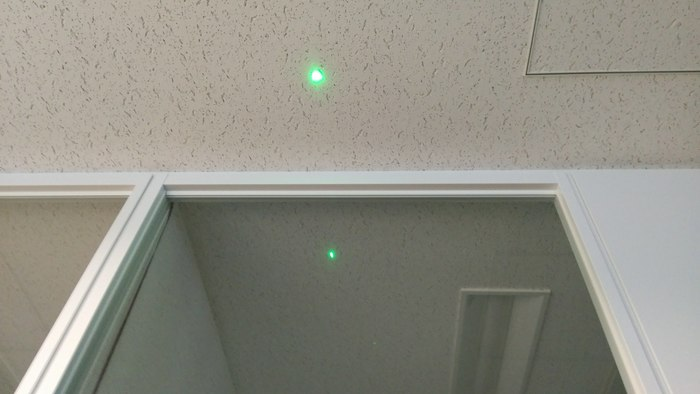
#> input picture testFiles/labelTest.jpg, 700 x 394 px
$ python labelTest.py
#> lines starting #> are read from the running program, lines starting #| are printed output that depends on the picture; after the words box and inside, x2 and y2 are one past the last pixel; in counts of white or black regions, pixels touching at a corner belong together
import numpy as np
import cv2


img = cv2.imread("labelTest.jpg")
#> img is the input picture: shape (394, 700, 3); mean B, G, R 132.6, 142.4, 143.8

hsv = cv2.cvtColor(img,cv2.COLOR_BGR2HSV)
#> hsv: shape (394, 700, 3); mean H, S, V 34.7, 25, 145.8

lo = np.array([50,100,100])
up = np.array([140,255,255])
mask = cv2.inRange(hsv,lo,up)
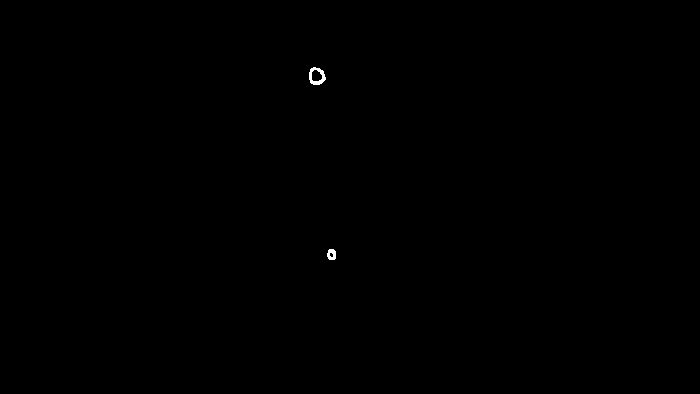
#> mask: shape (394, 700); 0.08% white; 2 white regions, box (x1, y1, x2, y2) and area: (309, 67, 326, 85) 151, (327, 249, 336, 260) 76
col = cv2.bitwise_and(img,img,mask=mask)

la, la2, la3, la4 = cv2.connectedComponentsWithStats(mask)
#> la2: shape (394, 700) int32; 3 distinct labels, from 0 to 2
#> la = 3; la3 = [[0, 0, 700, 394, 275573], [309, 67, 17, 18, 151], [327, 249, 9, 11, 76]]; la4 = [[349.5, 196.6], [316.5, 76.08], [331.2, 254.1]]

print(la,la2,la3,la4,sep='\n\n')
#> (printed output is left out)
print('\n')

cv2.imshow("labelTest",mask)

cv2.waitKey(0)
cv2.destroyAllWindows()
